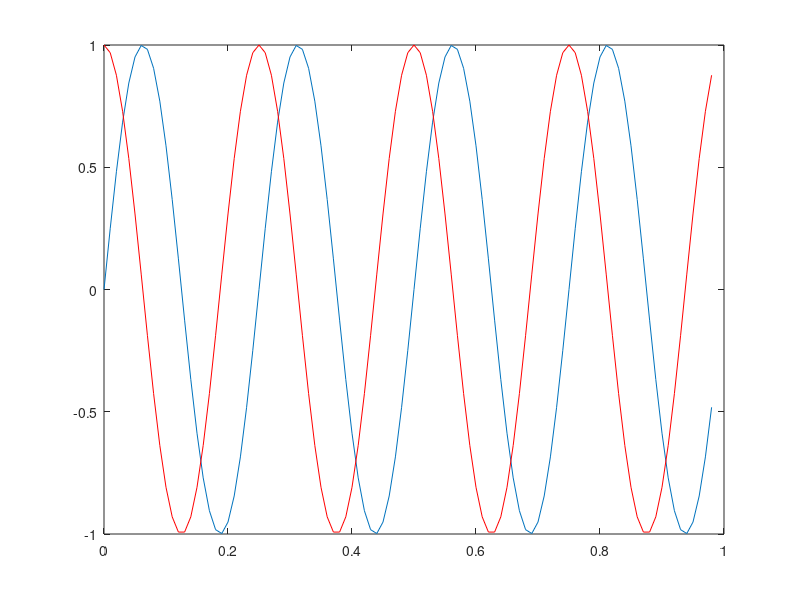

The MATLAB source for this figure:
A = [1 2 ; 3 4 ; 5 6 ]
B = [2 3 ; 4 5 ; 6 7 ]
C = [ 1 1 ; 2 2]
A
B
C

D = A*C
E = A.*B
v= 1./ A
V= [1;4;5]
V+1
A+1
A'
[vl,y] = max(A)

eye(9)
flipud(eye(9))

A= [1 2;3 4]
n=pinv(A)
pinv(A)*A


t = [0:0.01:0.98]

y1 = sin(2*pi*4*t)
y2 = cos(2*pi*4*t)
plot(t,y1)
hold on;
plot(t,y2,'r')